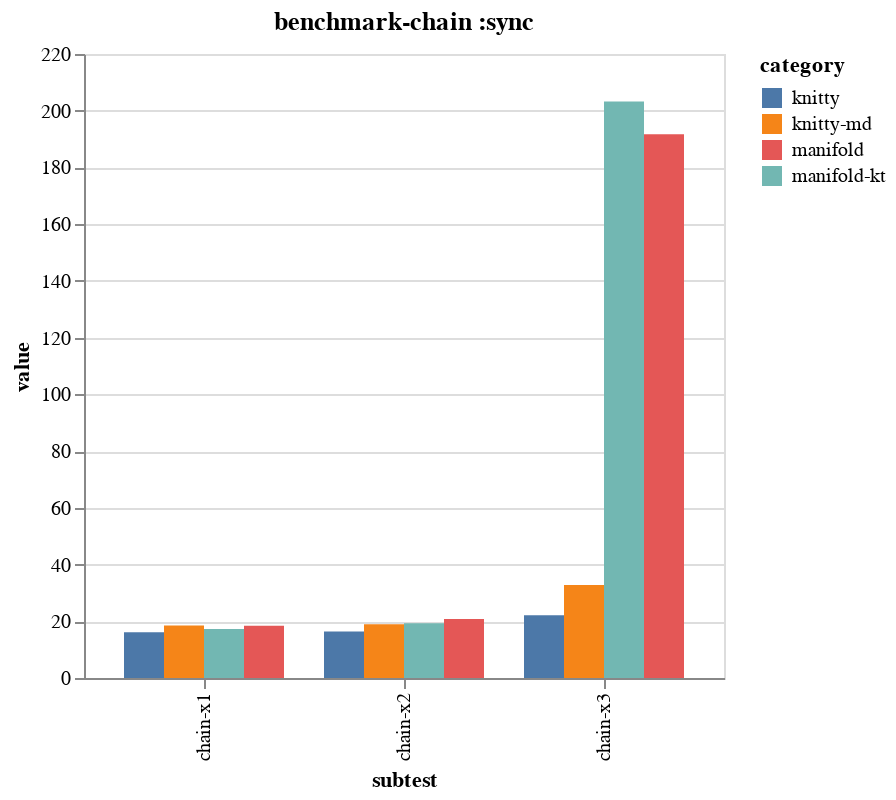
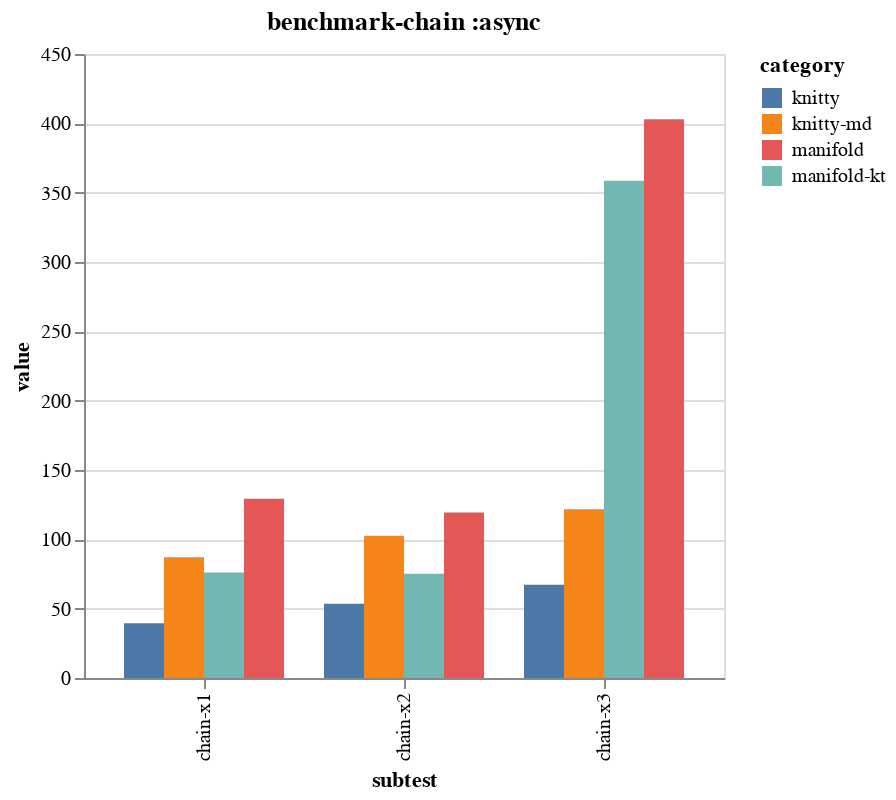
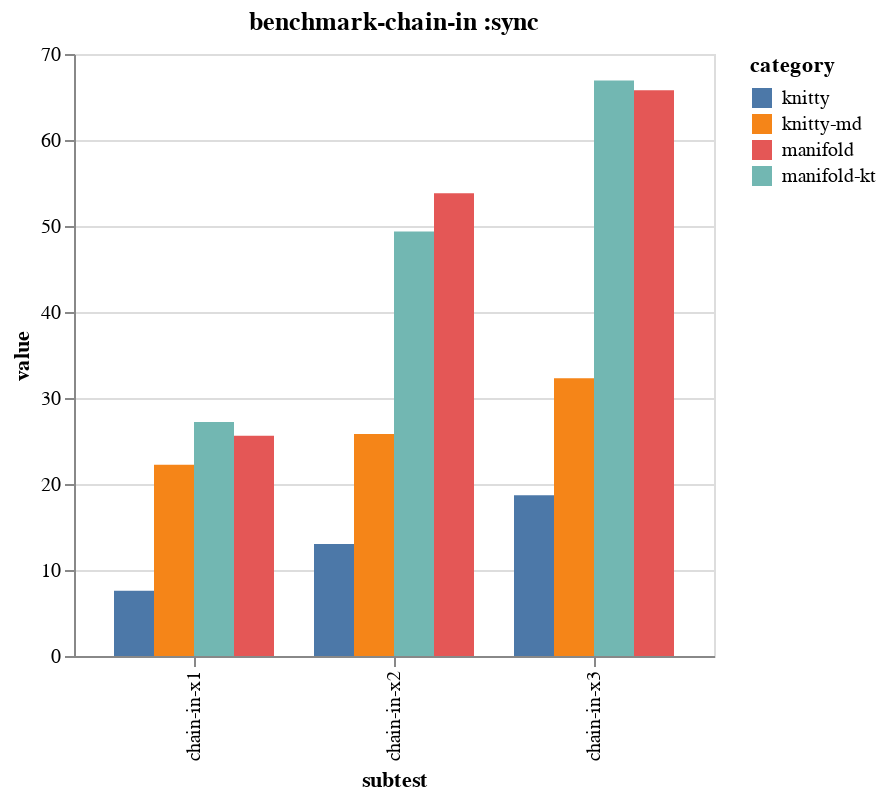
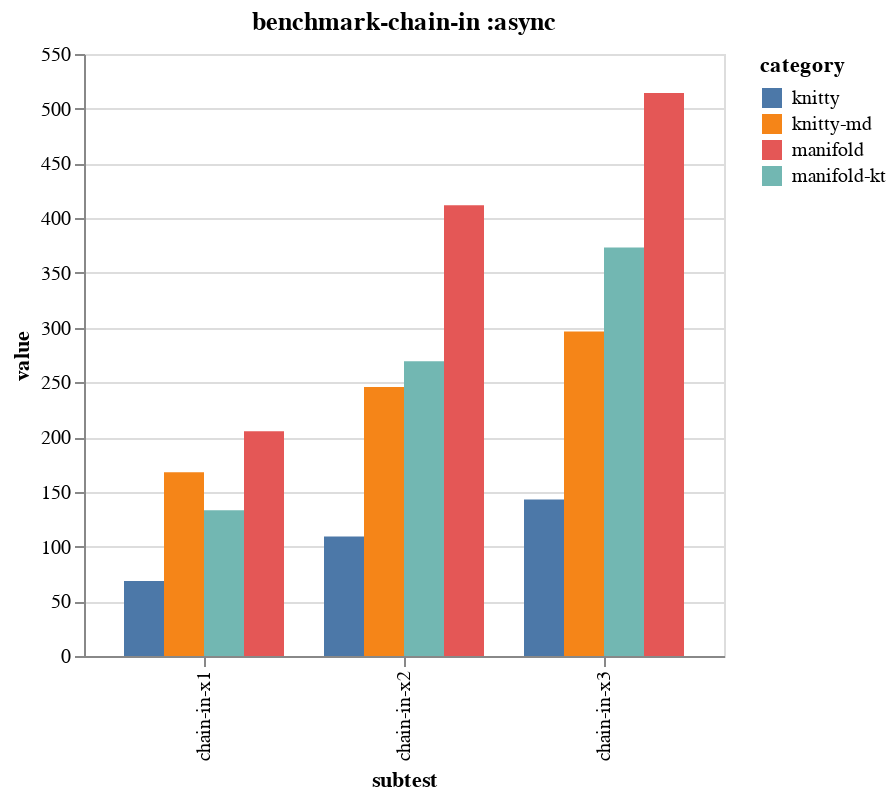

The notebook cell these images were saved under, in order:
### Code cell
(defn render-test [test mode]
  (render-test-result
   (str test (when mode (str " " mode)))
   (filter
    #(and (= test (:test %))
          (= mode (:mode %)))
    gdata)))

(doseq [t [
           "benchmark-chain"
           "benchmark-chain-in"
           "benchmark-chain-err"
           "benchmark-alt"
           "benchmark-zip"
           "benchmark-zip-list"
           "benchmark-loop"
           ]]
  (display/display (display/hiccup-html  [:h3 "test: " t]))
  (render-test t :sync)
  (render-test t :async))

### Figure 1 — Vega-Lite specification as saved in the notebook (floating-point values rounded to 4 significant figures)
{"autosize": {"contains": "padding", "resize": true, "type": "fit"}, "data": {"values": [{"category": "manifold-kt", "full_test_id": ["benchmark-chain", "value", "chain-x1"], "mode": "sync", "subtest": "chain-x1", "test": "benchmark-chain", "value": 17.29}, {"category": "manifold-kt", "full_test_id": ["benchmark-chain", "value", "chain-x2"], "mode": "sync", "subtest": "chain-x2", "test": "benchmark-chain", "value": 19.32}, {"category": "manifold-kt", "full_test_id": ["benchmark-chain", "value", "chain-x3"], "mode": "sync", "subtest": "chain-x3", "test": "benchmark-chain", "value": 203.3}, {"category": "knitty", "full_test_id": ["benchmark-chain", "value", "chain-x1"], "mode": "sync", "subtest": "chain-x1", "test": "benchmark-chain", "value": 16.11}, {"category": "knitty", "full_test_id": ["benchmark-chain", "value", "chain-x2"], "mode": "sync", "subtest": "chain-x2", "test": "benchmark-chain", "value": 16.35}, {"category": "knitty", "full_test_id": ["benchmark-chain", "value", "chain-x3"], "mode": "sync", "subtest": "chain-x3", "test": "benchmark-chain", "value": 22.12}, {"category": "manifold", "full_test_id": ["benchmark-chain", "value", "chain-x1"], "mode": "sync", "subtest": "chain-x1", "test": "benchmark-chain", "value": 18.43}, {"category": "manifold", "full_test_id": ["benchmark-chain", "value", "chain-x2"], "mode": "sync", "subtest": "chain-x2", "test": "benchmark-chain", "value": 20.84}, {"category": "manifold", "full_test_id": ["benchmark-chain", "value", "chain-x3"], "mode": "sync", "subtest": "chain-x3", "test": "benchmark-chain", "value": 191.7}, {"category": "knitty-md", "full_test_id": ["benchmark-chain", "value", "chain-x1"], "mode": "sync", "subtest": "chain-x1", "test": "benchmark-chain", "value": 18.49}, {"category": "knitty-md", "full_test_id": ["benchmark-chain", "value", "chain-x2"], "mode": "sync", "subtest": "chain-x2", "test": "benchmark-chain", "value": 18.98}, {"category": "knitty-md", "full_test_id": ["benchmark-chain", "value", "chain-x3"], "mode": "sync", "subtest": "chain-x3", "test": "benchmark-chain", "value": 32.83}]}, "encoding": {"color": {"field": "category", "type": "nominal"}, "x": {"field": "subtest", "sort": null}, "xOffset": {"field": "category", "sort": ["knitty", "knitty-md", "manifold-kt", "manifold"]}, "y": {"field": "value", "type": "quantitative"}}, "height": 400, "mark": "bar", "title": "benchmark-chain :sync"}

### Figure 2 — Vega-Lite specification as saved in the notebook (floating-point values rounded to 4 significant figures)
{"autosize": {"contains": "padding", "resize": true, "type": "fit"}, "data": {"values": [{"category": "manifold-kt", "full_test_id": ["benchmark-chain", "defer", "chain-x1"], "mode": "async", "subtest": "chain-x1", "test": "benchmark-chain", "value": 76.16}, {"category": "manifold-kt", "full_test_id": ["benchmark-chain", "defer", "chain-x2"], "mode": "async", "subtest": "chain-x2", "test": "benchmark-chain", "value": 75.23}, {"category": "manifold-kt", "full_test_id": ["benchmark-chain", "defer", "chain-x3"], "mode": "async", "subtest": "chain-x3", "test": "benchmark-chain", "value": 358.6}, {"category": "knitty", "full_test_id": ["benchmark-chain", "defer", "chain-x1"], "mode": "async", "subtest": "chain-x1", "test": "benchmark-chain", "value": 39.49}, {"category": "knitty", "full_test_id": ["benchmark-chain", "defer", "chain-x2"], "mode": "async", "subtest": "chain-x2", "test": "benchmark-chain", "value": 53.57}, {"category": "knitty", "full_test_id": ["benchmark-chain", "defer", "chain-x3"], "mode": "async", "subtest": "chain-x3", "test": "benchmark-chain", "value": 67.19}, {"category": "manifold", "full_test_id": ["benchmark-chain", "defer", "chain-x1"], "mode": "async", "subtest": "chain-x1", "test": "benchmark-chain", "value": 129.4}, {"category": "manifold", "full_test_id": ["benchmark-chain", "defer", "chain-x2"], "mode": "async", "subtest": "chain-x2", "test": "benchmark-chain", "value": 119.3}, {"category": "manifold", "full_test_id": ["benchmark-chain", "defer", "chain-x3"], "mode": "async", "subtest": "chain-x3", "test": "benchmark-chain", "value": 402.9}, {"category": "knitty-md", "full_test_id": ["benchmark-chain", "defer", "chain-x1"], "mode": "async", "subtest": "chain-x1", "test": "benchmark-chain", "value": 87.02}, {"category": "knitty-md", "full_test_id": ["benchmark-chain", "defer", "chain-x2"], "mode": "async", "subtest": "chain-x2", "test": "benchmark-chain", "value": 102.7}, {"category": "knitty-md", "full_test_id": ["benchmark-chain", "defer", "chain-x3"], "mode": "async", "subtest": "chain-x3", "test": "benchmark-chain", "value": 121.7}]}, "encoding": {"color": {"field": "category", "type": "nominal"}, "x": {"field": "subtest", "sort": null}, "xOffset": {"field": "category", "sort": ["knitty", "knitty-md", "manifold-kt", "manifold"]}, "y": {"field": "value", "type": "quantitative"}}, "height": 400, "mark": "bar", "title": "benchmark-chain :async"}

### Figure 3 — Vega-Lite specification as saved in the notebook (floating-point values rounded to 4 significant figures)
{"autosize": {"contains": "padding", "resize": true, "type": "fit"}, "data": {"values": [{"category": "manifold-kt", "full_test_id": ["benchmark-chain-in", "value", "chain-in-x1"], "mode": "sync", "subtest": "chain-in-x1", "test": "benchmark-chain-in", "value": 27.2}, {"category": "manifold-kt", "full_test_id": ["benchmark-chain-in", "value", "chain-in-x2"], "mode": "sync", "subtest": "chain-in-x2", "test": "benchmark-chain-in", "value": 49.35}, {"category": "manifold-kt", "full_test_id": ["benchmark-chain-in", "value", "chain-in-x3"], "mode": "sync", "subtest": "chain-in-x3", "test": "benchmark-chain-in", "value": 66.92}, {"category": "knitty", "full_test_id": ["benchmark-chain-in", "value", "chain-in-x1"], "mode": "sync", "subtest": "chain-in-x1", "test": "benchmark-chain-in", "value": 7.591}, {"category": "knitty", "full_test_id": ["benchmark-chain-in", "value", "chain-in-x2"], "mode": "sync", "subtest": "chain-in-x2", "test": "benchmark-chain-in", "value": 13.03}, {"category": "knitty", "full_test_id": ["benchmark-chain-in", "value", "chain-in-x3"], "mode": "sync", "subtest": "chain-in-x3", "test": "benchmark-chain-in", "value": 18.69}, {"category": "manifold", "full_test_id": ["benchmark-chain-in", "value", "chain-in-x1"], "mode": "sync", "subtest": "chain-in-x1", "test": "benchmark-chain-in", "value": 25.6}, {"category": "manifold", "full_test_id": ["benchmark-chain-in", "value", "chain-in-x2"], "mode": "sync", "subtest": "chain-in-x2", "test": "benchmark-chain-in", "value": 53.82}, {"category": "manifold", "full_test_id": ["benchmark-chain-in", "value", "chain-in-x3"], "mode": "sync", "subtest": "chain-in-x3", "test": "benchmark-chain-in", "value": 65.78}, {"category": "knitty-md", "full_test_id": ["benchmark-chain-in", "value", "chain-in-x1"], "mode": "sync", "subtest": "chain-in-x1", "test": "benchmark-chain-in", "value": 22.24}, {"category": "knitty-md", "full_test_id": ["benchmark-chain-in", "value", "chain-in-x2"], "mode": "sync", "subtest": "chain-in-x2", "test": "benchmark-chain-in", "value": 25.81}, {"category": "knitty-md", "full_test_id": ["benchmark-chain-in", "value", "chain-in-x3"], "mode": "sync", "subtest": "chain-in-x3", "test": "benchmark-chain-in", "value": 32.28}]}, "encoding": {"color": {"field": "category", "type": "nominal"}, "x": {"field": "subtest", "sort": null}, "xOffset": {"field": "category", "sort": ["knitty", "knitty-md", "manifold-kt", "manifold"]}, "y": {"field": "value", "type": "quantitative"}}, "height": 400, "mark": "bar", "title": "benchmark-chain-in :sync"}

### Figure 4 — Vega-Lite specification as saved in the notebook (floating-point values rounded to 4 significant figures)
{"autosize": {"contains": "padding", "resize": true, "type": "fit"}, "data": {"values": [{"category": "manifold-kt", "full_test_id": ["benchmark-chain-in", "defer", "chain-in-x1"], "mode": "async", "subtest": "chain-in-x1", "test": "benchmark-chain-in", "value": 133.2}, {"category": "manifold-kt", "full_test_id": ["benchmark-chain-in", "defer", "chain-in-x2"], "mode": "async", "subtest": "chain-in-x2", "test": "benchmark-chain-in", "value": 269.2}, {"category": "manifold-kt", "full_test_id": ["benchmark-chain-in", "defer", "chain-in-x3"], "mode": "async", "subtest": "chain-in-x3", "test": "benchmark-chain-in", "value": 373.3}, {"category": "knitty", "full_test_id": ["benchmark-chain-in", "defer", "chain-in-x1"], "mode": "async", "subtest": "chain-in-x1", "test": "benchmark-chain-in", "value": 68.48}, {"category": "knitty", "full_test_id": ["benchmark-chain-in", "defer", "chain-in-x2"], "mode": "async", "subtest": "chain-in-x2", "test": "benchmark-chain-in", "value": 109.1}, {"category": "knitty", "full_test_id": ["benchmark-chain-in", "defer", "chain-in-x3"], "mode": "async", "subtest": "chain-in-x3", "test": "benchmark-chain-in", "value": 142.9}, {"category": "manifold", "full_test_id": ["benchmark-chain-in", "defer", "chain-in-x1"], "mode": "async", "subtest": "chain-in-x1", "test": "benchmark-chain-in", "value": 205.3}, {"category": "manifold", "full_test_id": ["benchmark-chain-in", "defer", "chain-in-x2"], "mode": "async", "subtest": "chain-in-x2", "test": "benchmark-chain-in", "value": 411.7}, {"category": "manifold", "full_test_id": ["benchmark-chain-in", "defer", "chain-in-x3"], "mode": "async", "subtest": "chain-in-x3", "test": "benchmark-chain-in", "value": 514.3}, {"category": "knitty-md", "full_test_id": ["benchmark-chain-in", "defer", "chain-in-x1"], "mode": "async", "subtest": "chain-in-x1", "test": "benchmark-chain-in", "value": 167.9}, {"category": "knitty-md", "full_test_id": ["benchmark-chain-in", "defer", "chain-in-x2"], "mode": "async", "subtest": "chain-in-x2", "test": "benchmark-chain-in", "value": 245.8}, {"category": "knitty-md", "full_test_id": ["benchmark-chain-in", "defer", "chain-in-x3"], "mode": "async", "subtest": "chain-in-x3", "test": "benchmark-chain-in", "value": 296.4}]}, "encoding": {"color": {"field": "category", "type": "nominal"}, "x": {"field": "subtest", "sort": null}, "xOffset": {"field": "category", "sort": ["knitty", "knitty-md", "manifold-kt", "manifold"]}, "y": {"field": "value", "type": "quantitative"}}, "height": 400, "mark": "bar", "title": "benchmark-chain-in :async"}
